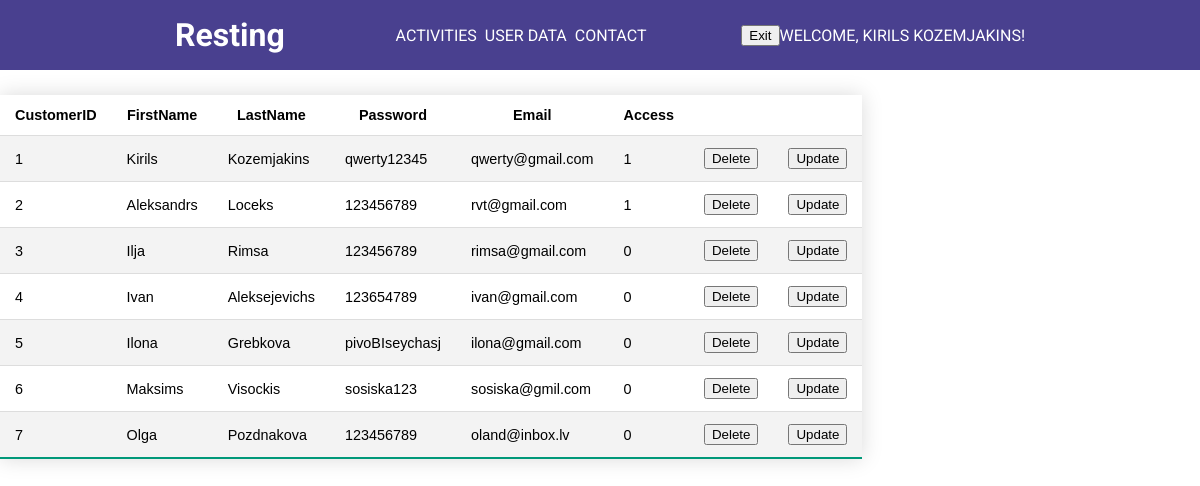
Page /php/admin/user_data.php (signed in) on the committed database.
### tables this page shows
CREATE TABLE IF NOT EXISTS `customer` (
  `CustomerID` int NOT NULL AUTO_INCREMENT,
  `FirstName` varchar(50) DEFAULT NULL,
  `LastName` varchar(50) DEFAULT NULL,
  `Password` varchar(50) DEFAULT NULL,
  `Email` varchar(50) DEFAULT NULL,
  `Access` int DEFAULT '0',
  PRIMARY KEY (`CustomerID`)
);

### php/admin/user_data.php (the view, shortened to what this page needs)
<!DOCTYPE html>
<html>
<head>
	<link rel="stylesheet" href="..\..\css\admin\user_data.css">
</head>
<body>
<header>
    <div class="container row">
        <a href="MainAdmin.php" class="logo">Resting</a>
        <nav class="nav">
        <ul class="nav__list nav__list--primary">
            <li class="nav__item"><a href="ActivitiesAdmin.php" class="nav__link">Activities</a></li>
            <li class="nav__item"><a href="user_data.php" class="nav__link">User data</a></li>
            <li class="nav__item"><a href="#" class="nav__link">Contact</a></li>
        </ul>
        <ul class="nav__list">
            <li class="nav__item">
              <a class="nav__link">
                <form action='..\..\FunctionsPHP\logout.php' method="post">
                  <button type="submit" name="logout">Exit</button>
                </form>
              </a>
            </li>
            <li>
              <a class="nav__link">
                <?php
                  if (isset($_SESSION['authorized']) && $_SESSION['authorized'] === true) {
                    echo 'Welcome, ' . $_SESSION['username'] . '!';
                  }
                ?>
              </a>
            </li>
        </ul>
        </nav>
    </div>
    </header>
    <table class="styled-table">
        <tr>
            <th>CustomerID</th>
            <th>FirstName</th>
            <th>LastName</th>
            <th>Password</th>
            <th>Email</th>
            <th>Access</th>
        </tr>
        <?php
        $host = "127.0.0.1";
        $dbname = "booking";
        $username = "root";
        $password = "";
        try {
            $conn = new PDO("mysql:host=$host;dbname=$dbname", $username, $password);
            $conn->setAttribute(PDO::ATTR_ERRMODE, PDO::ERRMODE_EXCEPTION);
            $query = $conn->prepare("SELECT * FROM customer");
            $query->execute();
            $results = $query->fetchAll();
        } catch (PDOException $e) {
            echo 'Error: ' . $e->getMessage();
        }
        foreach ($results as $row) {
            echo "<tr><td>" . $row['CustomerID'] . "</td>";
            echo "<td>" . $row['FirstName'] . "</td>";
            echo "<td>" . $row['LastName'] . "</td>";
            echo "<td>" . $row['Password'] . "</td>";
            echo "<td>" . $row['Email'] . "</td>";
            echo "<td>" . $row['Access'] . "</td>";
            echo "<td>";
            echo "<form action='..\..\FunctionsPHP\delete_user.php' method='post'>";
            echo "<input type='submit' value='Delete'>";
            echo "</form>";
            echo "</td>";
            echo "<td>";
            echo "<button class='ShowUpdateForm'>Update</button>";
            echo "</td></tr>";
        }
        ?>
    </table>
</body>
</html>

### css/admin/user_data.css (style rules this page uses)
* { box-sizing: border-box; }
body { margin: 0; font-family: "Roboto", sans-serif; }
header { background: #49408f; padding: 1em 0; }
.logo { text-decoration: none; color: #fff; font-size: 2rem; font-weight: bold; margin-right: 0.5em; }
.nav__list { padding: 0; margin: 0; list-style: none; }
.nav__link { color: #fff; text-decoration: none; text-transform: uppercase; }
.container { width: 85%; max-width: 850px; margin: 0 auto; }
.row { display: flex; justify-content: space-between; }
.nav { display: flex; justify-content: space-between; width: 100%; }
.nav__list { display: flex; align-items: center; }
.nav__list--primary { margin: 0 auto; }
.nav__item + .nav__item { margin-left: 0.5em; }
.styled-table { border-collapse: collapse; margin: 25px 0; font-size: 0.9em; font-family: sans-serif; min-width: 400px; box-shadow: 0 0 20px rgba(0, 0, 0, 0.15); }
.styled-table th, .styled-table td { padding: 12px 15px; }
.styled-table tbody tr { border-bottom: 1px solid #dddddd; }
.styled-table tbody tr:nth-of-type(even) { background-color: #f3f3f3; }
.styled-table tbody tr:last-of-type { border-bottom: 2px solid #009879; }

### rows in the picture
customer: CustomerID "1", FirstName "Kirils", LastName "Kozemjakins", Password "qwerty12345", Email "qwerty@gmail.com", Access "1"
customer: CustomerID "2", FirstName "Aleksandrs", LastName "Loceks", Password "123456789", Email "rvt@gmail.com", Access "1"
customer: CustomerID "3", FirstName "Ilja", LastName "Rimsa", Password "123456789", Email "rimsa@gmail.com", Access "0"
customer: CustomerID "4", FirstName "Ivan", LastName "Aleksejevichs", Password "123654789", Email "ivan@gmail.com", Access "0"
customer: CustomerID "5", FirstName "Ilona", LastName "Grebkova", Password "pivoBIseychasj", Email "ilona@gmail.com", Access "0"
customer: CustomerID "6", FirstName "Maksims", LastName "Visockis", Password "sosiska123", Email "sosiska@gmil.com", Access "0"
customer: CustomerID "7", FirstName "Olga", LastName "Pozdnakova", Password "123456789", Email "oland@inbox.lv", Access "0"

### other values in the picture
$_SESSION['username'] "KIRILS KOZEMJAKINS"
